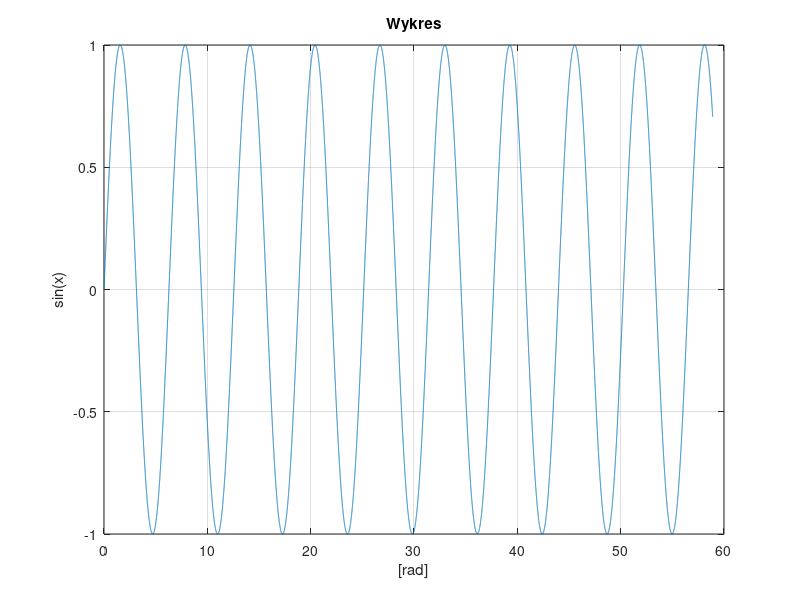

Reproduce this figure in MATLAB.
%W sumie to 2 rozdział
close all; clear all; clc; %clc to clear command window
% x=fi( value, sign, noBitsAll, noBitsFract ), x.bin,
%   value - wartos´c liczby rzeczywistej do zakodowania, ´
%   sign - 0=bez znaku, 1=ze znakiem w kodzie U2,
%   noBitsAll - liczba wszystkich uzytych bitów, ˙
%   noBitsFract - liczba bitów tylko czesci ułamkowej

%2.13, 2.15 i jakieś losowe daje 6*(*)


%(*)PROBLEM 2.1
%{
x=fi( 67, 1, 8, 0 ), x.bin, 
a=fi( 141,0,8,0), a.bin,
b=fi( 115,0,8,0), b.bin,
c=fi( 115,1,8,0), c.bin,
d=fi(-115,1,8,0), d.bin,

dzien_urodzin_8_bezznaku = fi(25, 0, 8, 0), dzien_urodzin_8_bezznaku.bin
dzien_urodzin_8 = fi(25, 1, 8, 0), dzien_urodzin_8.bin
dzien_urodzin_16_bezznaku = fi(25, 0, 16, 0), dzien_urodzin_16_bezznaku.bin
dzien_urodzin_16 = fi(25, 1, 16, 0), dzien_urodzin_16.bin
%}



%(*)(L)PROBLEM 2.4
%{
num2bitstr( single( (1+1/4)*2^(-124) )) == num2bitstr( single( -5.877472*10^(-38) )),

c = 299792458; %[m/s]

%Prędkość swiatła zapisana w trybie single (32b) i double (64b)
bit_single_c = num2bitstr(single(c)),
bit_double_c = num2bitstr(double(c)),

%Odtworzenie wartości z ich reprezentacji bitowych
function [liczba_dec] = bitstr2num(liczba_bitstr)
%Konwersja z użyciem wzorów z rys. 2.6
S = liczba_bitstr(1);
    %wyznaczenie K, L, F
    if( length(liczba_bitstr)==64 )
        e = liczba_bitstr(2 : 2+(11-1)); %exponent wykładnik
        f = liczba_bitstr(2+11 : 2+11+(52-1)); %fractionc mantysa
        L = length(f); %długość L - mantysy
        F = 1; %bo 1 jest dodawane do sumy
        for i = 1:L
            F = F + str2double(f(i)) * 2^(-i);
        end

        K = length(e); % liczba bitów wykładnika
        E_raw = 0;
        for i = 1:K
            E_raw = E_raw + str2double(e(i)) * 2^(K-i);
        end
        E = E_raw - (2^(K-1) - 1);

        wartosc = (-1)^S*F*2^E;

        liczba_dec = wartosc;

    elseif( length(liczba_bitstr)==32 )
        e = liczba_bitstr(2 : 2+(8-1)); %exponent wykładnik
        f = liczba_bitstr(2+8 : 2+8+(23-1)); %fractionc mantysa
        L = length(f); %długość L - mantysy
        F = 1; %bo 1 jest dodawane do sumy
        for i = 1:L
            F = F + str2double(f(i)) * 2^(-i);
        end

        K = length(e); % liczba bitów wykładnika
        E_raw = 0;
        for i = 1:K
            E_raw = E_raw + str2double(e(i)) * 2^(K-i);
        end
        E = E_raw - (2^(K-1) - 1);

        wartosc = (-1)^S*F*2^E;

        liczba_dec = wartosc;
    else    
    end
end

a = bitstr2num(bit_single_c);
b = bitstr2num(bit_double_c);
fprintf('Wartość pr. św: %.10f\n', c);
fprintf('Wartość single: %.10f\n', a);
fprintf('Wartość double: %.10f\n', b);
%}



%(*)(L)PROBLEM 2.11
%{
 x = 10 ^(-50);
 y = 10 ^200;
 z = 10 ^300;
 a = (x*y)/z
 b = x*(y/z)
 c = (x/z)*y
%}



%(*)(*)(L)PROBLEM 2.13
%{
%b>>4ac
a = 100;
b = 1000;
c = -100;

delta = b^2 - 4*a*c;

if delta < 0
    error('Równanie nie ma rozwiązań rzeczywistych.');
end

x1 = (-b - sqrt(delta)) / (2*a);
x2 = (-b + sqrt(delta)) / (2*a);

fprintf('              x1 = %.20f\n', x1); %w double 15-17cyfr znaczących
fprintf('              x2 = %.20f\n', x2); %zmiennoprzecin./dziesiętnie, nowa linia do 20po prze

if(abs(x1) >= abs(x2)) %wartości bezwzględne
   x2_prim = c / (a * x1); %3 punkt przepisu kulinarnego
   fprintf('Dokładniejsze x2 = %.20f\n', x2_prim);
   
   diff = x2 - x2_prim;
   fprintf('         Różnica = %.20f\n', diff);
else
   x1_prim = c / (a * x2);
   fprintf('Dokładniejsze x1 = %.20f\n', x1_prim);

   diff = x1 - x1_prim;
   fprintf('Różnica = %.20f\n', diff);
end

disp("rożnica: "+diff)
%}



%(*)(*)(*)PROBLEM 2.15
%format long;

czestotliwosc = 40;  % Częstotliwość sygnału w Hz - liczba powt. sinsuoidy na s
czestotliwosc_probkowania = 192000;  % Częstotliwość próbkowania w Hz - l. próbek na s
faza_poczotkowa = 0;  % Faza początkowa w radianach
liczba_iteracji = 45000;  % Liczba iteracji
omega = 2 * pi * czestotliwosc / czestotliwosc_probkowania;  % Omega (częstotliwość kątowa)
a = 2 * cos(omega);  % Współczynnik a

y = [sin(faza_poczotkowa + omega), sin(faza_poczotkowa + 2 * omega)];  % Pierwsze dwie próbki
x = zeros(1, liczba_iteracji);  % Tablica na wartości kątów, poczatek w 0
x(2) = omega;  % Druga próbka dla osi X (w radianach)

% Generowanie sygnału rekurencyjnie
for i = 3:liczba_iteracji
   y(i) = a * y(i-1) - y(i-2);  % Rekurencyjna formuła
   x(i) = x(i-1) + omega;  % Zwiększanie kąta, bo omega to częst. kątowa), 
   % wartość, o którą zmienia się argument funkcji sinus przy każdej kolejnej próbce w czasie
end

% Wykres
plot(x, y);
title("Wykres");
xlabel("[rad]");
ylabel("sin(x)");
grid on;


